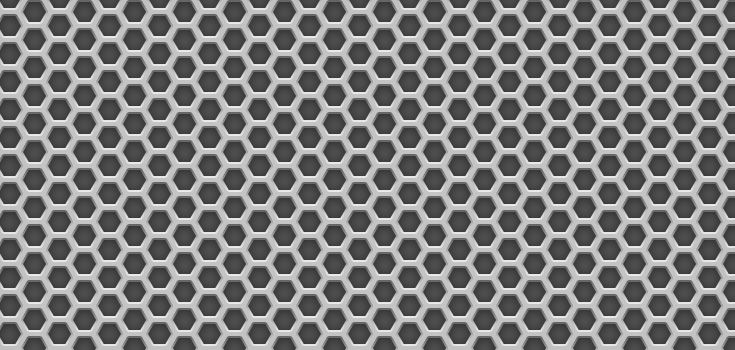
#> input picture Material_TPs/TP2/metalgrid.jpg, 735 x 350 px, found by its file name
$ jupyter execute TP_2_Gradiente_modulo.ipynb   (shell and % lines are left out)
#> lines starting #> are read from the running program, lines starting #| are printed output that depends on the picture
[cell 1]
import numpy as np
import matplotlib.pyplot as plt
import cv2 as cv

[cell 2]
metal = cv.imread('./material_TPs/TP2/metalgrid.jpg', cv.IMREAD_GRAYSCALE)
#> metal is the input picture: shape (350, 735); min 38, max 250, mean 125.4
metal.shape
#> Out = (350, 735)

[cell 3]
plt.imshow(metal, cmap='gray', vmin=0, vmax=255)
plt.show()

[cell 4]
#suavizado gaussiano
blur = cv.GaussianBlur(metal,(5,5),0)
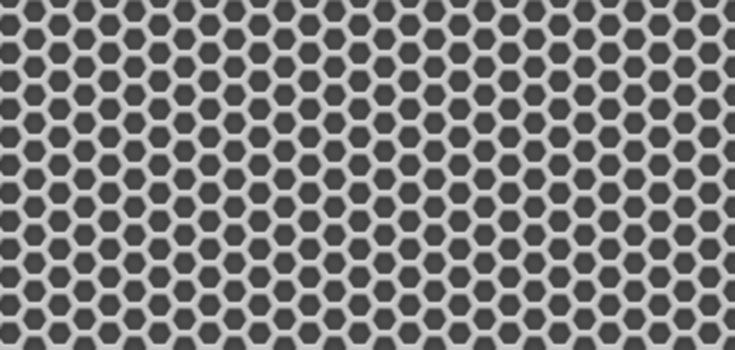
#> blur: shape (350, 735); min 59, max 212, mean 125.4

[cell 5]
#gradientes
# X
sobelx_64 = cv.Sobel(blur,cv.CV_32F,1,0,ksize=3)
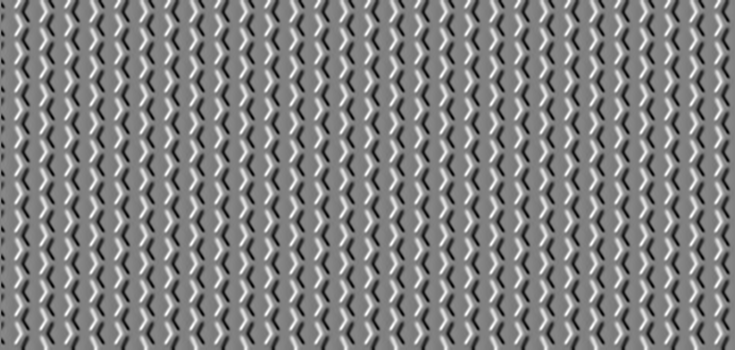
#> sobelx_64: shape (350, 735) float32; min -328, max 320, mean -0.3; drawn with min black and max white
absx_64 = np.absolute(sobelx_64)
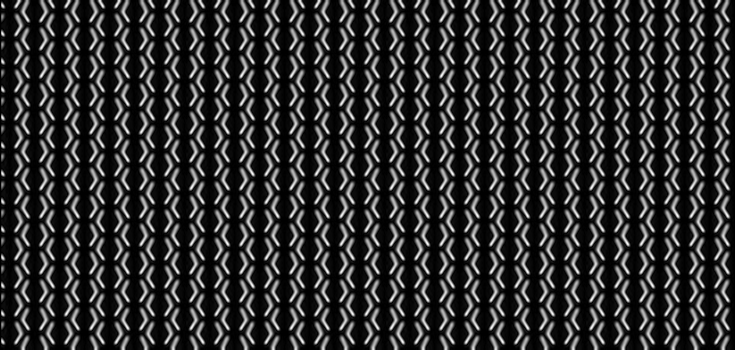
#> absx_64: shape (350, 735) float32; min 0, max 328, mean 65.9; drawn with min black and max white
sobelx_8u1 = absx_64/absx_64.max()*255
sobelx_8u = np.uint8(sobelx_8u1)

[cell 6]
#Y
sobely_64 = cv.Sobel(blur,cv.CV_32F,0,1,ksize=3)
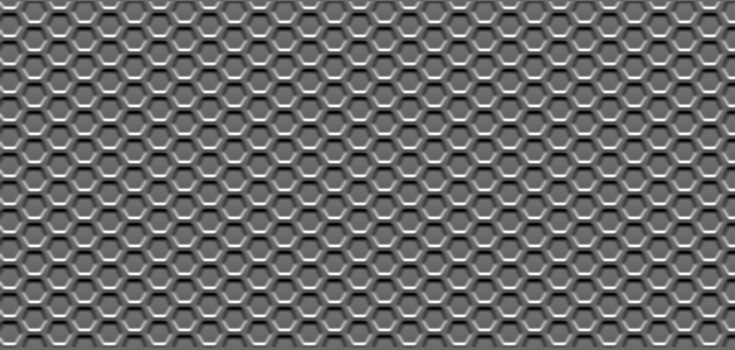
#> sobely_64: shape (350, 735) float32; min -291, max 415, mean 0.5; drawn with min black and max white
absy_64 = np.absolute(sobely_64)
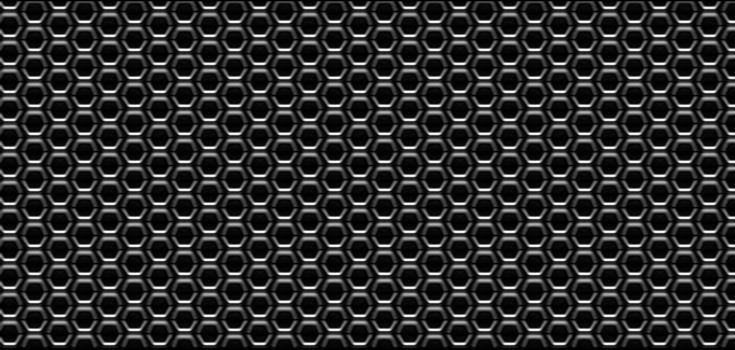
#> absy_64: shape (350, 735) float32; min 0, max 415, mean 75.3; drawn with min black and max white
sobely_8u1 = absy_64/absy_64.max()*255
sobely_8u = np.uint8(sobely_8u1)

[cell 7]
#magnitud

mag = np.hypot(sobelx_8u, sobely_8u)
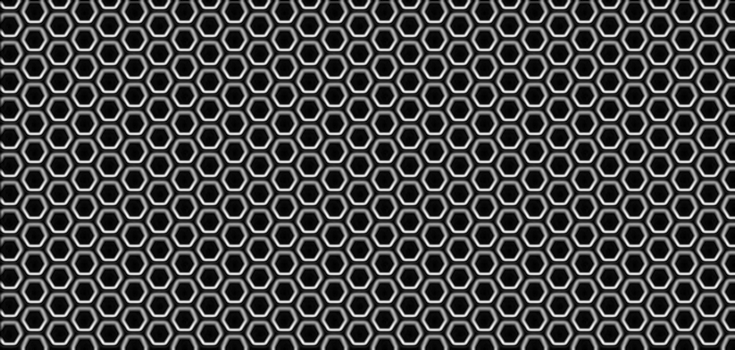
#> mag: shape (350, 735) float16; min 0, max 282.2, mean 78; drawn with min black and max white
mag = mag/mag.max()*255
mag = np.uint8(mag)

[cell 8]
plt.figure(figsize = (20,20))
plt.imshow(mag, cmap='gray', vmin=0, vmax=255)
plt.show()

[cell 9]
#angulo
theta = np.arctan2(sobely_64, sobelx_64)
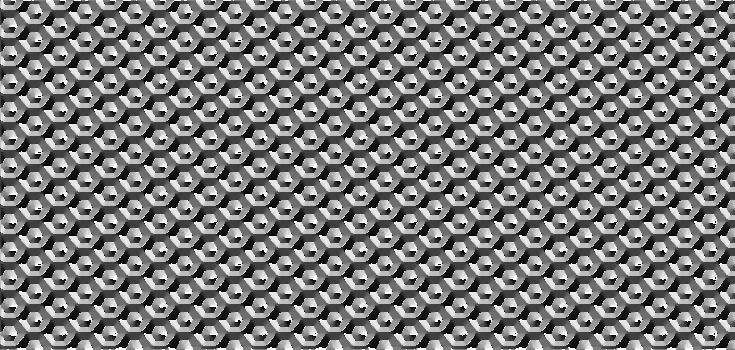
#> theta: shape (350, 735) float32; min -3.14, max 3.14, mean -0.104; drawn with min black and max white
angle = np.rad2deg(theta)
angle.shape
#> Out = (350, 735)

[cell 10]
plt.figure(figsize = (20,20))
plt.imshow(angle, cmap='gray', vmin=0, vmax=255)
plt.show()

[cell 11]
metal_rgb =cv.imread('./material_TPs/TP2/metalgrid.jpg')
metal_RGB = cv.cvtColor(metal_rgb, cv.COLOR_BGR2RGB)

[cell 12]
metal_RGB[np.logical_and((mag >= 120), np.logical_and(angle >= 120 , angle < 180))] = [0,0,255]
metal_RGB[np.logical_and((mag >= 120), np.logical_and(angle >= 80 , angle < 120))] = [0,255,0]
metal_RGB[np.logical_and((mag >= 120), np.logical_and(angle >= 0 , angle < 80))] = [255,0,0]
metal_RGB[np.logical_and((mag >= 120), np.logical_and(angle >= -80 , angle < 0))] = [255,255,0]
metal_RGB[np.logical_and((mag >= 120), np.logical_and(angle >= -120 , angle < -80))] = [255,0,255]
metal_RGB[np.logical_and((mag >= 120), np.logical_and(angle >= -180 , angle < -120))] = [0,255,255]
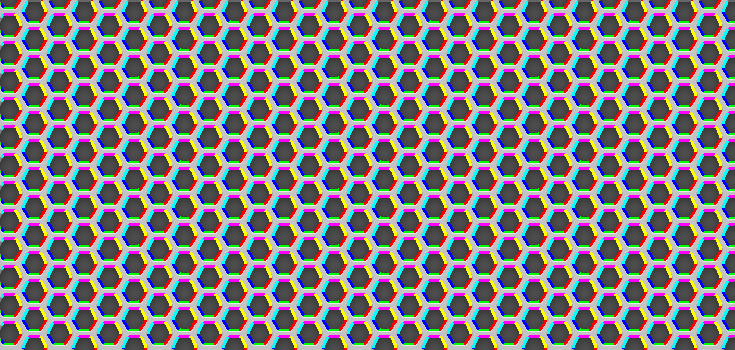
#> metal_RGB: shape (350, 735, 3); mean R, G, B 126.9, 124.3, 125.1

plt.figure(figsize = (20,20))
plt.imshow(metal_RGB, cmap='gray', vmin=0, vmax=255)
plt.show()
